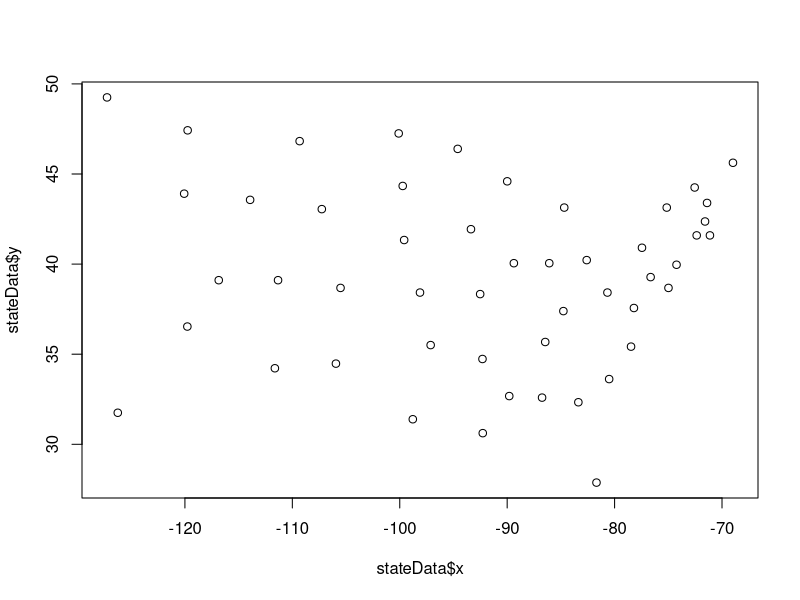
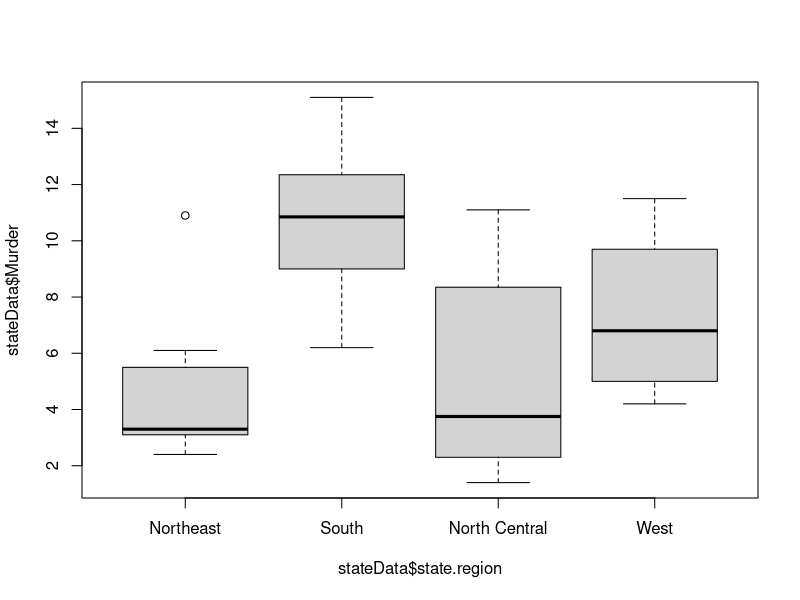
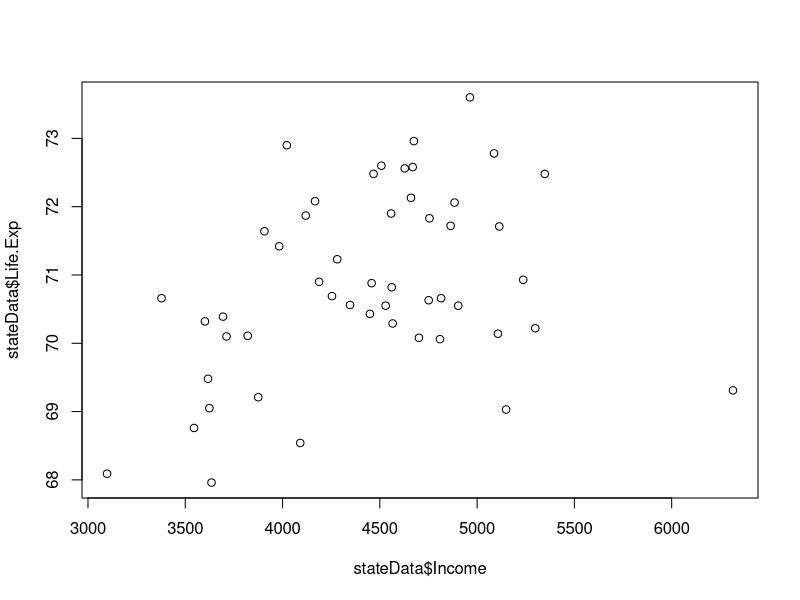

The R script that drew these images, in order:
data(state)
stateData <-  cbind(data.frame(state.x77), state.abb, state.area, state.center,  state.division, state.name, state.region)
str(stateData)

plot(stateData$x, stateData$y)

tapply(stateData$HS.Grad, stateData$state.region, mean)
boxplot(stateData$Murder~stateData$state.region)

subset(stateData, state.region == "Northeast")

lifeExpModel <- lm(Life.Exp~Population + Income + Illiteracy + Murder + HS.Grad + Frost + Area, data = stateData)
summary(lifeExpModel)

plot(stateData$Income, stateData$Life.Exp)

lifeExpModel <- lm(Life.Exp~Population + Income + Illiteracy + Murder + HS.Grad + Frost, data = stateData)
summary(lifeExpModel)

lifeExpModel <- lm(Life.Exp~Population + Income + Murder + HS.Grad + Frost, data = stateData)
summary(lifeExpModel)

lifeExpModel <- lm(Life.Exp~Population + Murder + HS.Grad + Frost, data = stateData)
summary(lifeExpModel)

lifeExpPred <- predict(lifeExpModel)
sort(lifeExpPred)

stateData$state.name[which.min(stateData$Life.Exp)]
stateData$state.name[which.max(stateData$Life.Exp)]

sort(lifeExpModel$residuals)
